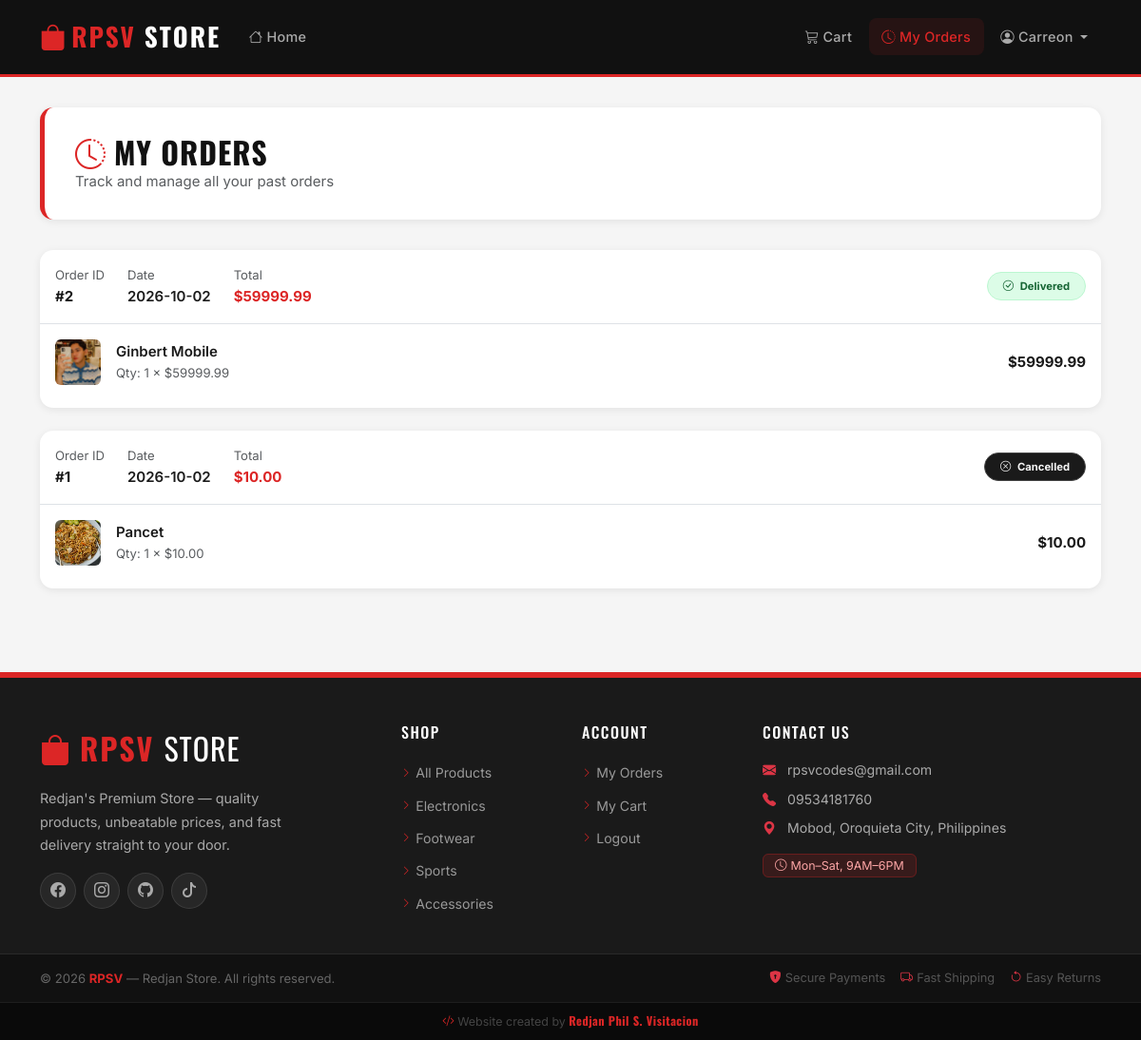
Page /orders (signed in) on the committed database.
### tables this page shows
CREATE TABLE users (
        id INTEGER PRIMARY KEY AUTOINCREMENT,
        username TEXT UNIQUE NOT NULL,
        email TEXT UNIQUE NOT NULL,
        password_hash TEXT NOT NULL,
        role TEXT NOT NULL DEFAULT 'buyer',
        created_at TIMESTAMP DEFAULT CURRENT_TIMESTAMP
    );

CREATE TABLE orders (
        id INTEGER PRIMARY KEY AUTOINCREMENT,
        user_id INTEGER NOT NULL,
        total_amount REAL NOT NULL,
        status TEXT NOT NULL DEFAULT 'Pending',
        created_at TIMESTAMP DEFAULT CURRENT_TIMESTAMP,
        FOREIGN KEY (user_id) REFERENCES users(id)
    );

CREATE TABLE order_items (
        id INTEGER PRIMARY KEY AUTOINCREMENT,
        order_id INTEGER NOT NULL,
        product_id INTEGER NOT NULL,
        quantity INTEGER NOT NULL,
        price_at_purchase REAL NOT NULL,
        FOREIGN KEY (order_id) REFERENCES orders(id),
        FOREIGN KEY (product_id) REFERENCES products(id)
    );

CREATE TABLE products (
        id INTEGER PRIMARY KEY AUTOINCREMENT,
        name TEXT NOT NULL,
        description TEXT,
        price REAL NOT NULL,
        stock INTEGER NOT NULL DEFAULT 0,
        image_url TEXT,
        category TEXT
    );

### app.py (the view)
@app.route('/orders')
@login_required
@buyer_required
def my_orders():
    db = get_db()
    orders = db.execute(
        "SELECT * FROM orders WHERE user_id=? ORDER BY created_at DESC",
        (current_user.id,)
    ).fetchall()
    order_items_map = {}
    for order in orders:
        items = db.execute('''
            SELECT oi.*, p.name, p.image_url
            FROM order_items oi
            JOIN products p ON oi.product_id = p.id
            WHERE oi.order_id = ?
        ''', (order['id'],)).fetchall()
        order_items_map[order['id']] = items
    return render_template('buyer/orders.html', orders=orders, order_items_map=order_items_map)

### app.py (called while the page is built)
@login_manager.user_loader
def load_user(user_id):
    db = get_db()
    row = db.execute("SELECT * FROM users WHERE id=?", (user_id,)).fetchone()
    if row:
        return User(row['id'], row['username'], row['email'], row['role'])
    return None

def buyer_required(f):
    @wraps(f)
    def decorated(*args, **kwargs):
        if not current_user.is_authenticated:
            flash('Please log in to continue.', 'warning')
            return redirect(url_for('login', next=request.url))
        if current_user.role != 'buyer':
            flash('This action requires a buyer account.', 'warning')
            return redirect(url_for('index'))
        return f(*args, **kwargs)
    return decorated

@app.context_processor
def inject_cart_count():
    count = 0
    if current_user.is_authenticated and current_user.role == 'buyer':
        db = get_db()
        row = db.execute(
            "SELECT COALESCE(SUM(quantity),0) FROM cart WHERE user_id=?",
            (current_user.id,)
        ).fetchone()
        count = row[0] if row else 0
    return dict(cart_count=count)

### database.py (called while the page is built)
def get_db():
    if 'db' not in g:
        g.db = sqlite3.connect(DATABASE)
        g.db.row_factory = sqlite3.Row
        g.db.execute("PRAGMA foreign_keys = ON")
        g.db.execute("PRAGMA journal_mode = WAL")   # allows concurrent reads + writes
    return g.db

### templates/buyer/orders.html (shortened to what this page needs)
{% extends "base.html" %}
{% block content %}
<div class="page-header">
  <h2><i class="bi bi-clock-history me-2 text-primary"></i>My Orders</h2>
  <p class="text-muted mb-0">Track and manage all your past orders</p>
</div>
{% if orders %}
  {% for order in orders %}
  <div class="table-card mb-4">
    <div class="d-flex align-items-center justify-content-between p-3 border-bottom flex-wrap gap-2">
      <div class="d-flex gap-4 flex-wrap">
        <div>
          <div class="text-muted small">Order ID</div>
          <div class="fw-bold">#{{ order['id'] }}</div>
        </div>
        <div>
          <div class="text-muted small">Date</div>
          <div class="fw-semibold">{{ order['created_at'][:10] }}</div>
        </div>
        <div>
          <div class="text-muted small">Total</div>
          <div class="fw-bold" style="color:var(--primary)">
            ${{ "%.2f"|format(order['total_amount']) }}
          </div>
        </div>
      </div>
      <span class="badge rounded-pill badge-{{ order['status']|lower }} px-3 py-2">
        {% if order['status'] == 'Pending' %}<i class="bi bi-clock me-1"></i>
        {% elif order['status'] == 'Shipped' %}<i class="bi bi-truck me-1"></i>
        {% elif order['status'] == 'Delivered' %}<i class="bi bi-check-circle me-1"></i>
        {% else %}<i class="bi bi-x-circle me-1"></i>{% endif %}
        {{ order['status'] }}
      </span>
    </div>
    <div class="p-3">
      {% for item in order_items_map[order['id']] %}
      <div class="d-flex align-items-center gap-3 mb-2
                  {% if not loop.last %}pb-2 border-bottom{% endif %}">
        <img src="{{ item['image_url'] or 'https://placehold.co/50x50' }}"
             class="rounded-2 product-img" style="width:48px;height:48px;object-fit:cover"
             alt="{{ item['name'] }}">
        <div class="flex-grow-1">
          <div class="fw-semibold">{{ item['name'] }}</div>
          <div class="text-muted small">
            Qty: {{ item['quantity'] }} &times; ${{ "%.2f"|format(item['price_at_purchase']) }}
          </div>
        </div>
        <div class="fw-bold">
          ${{ "%.2f"|format(item['price_at_purchase'] * item['quantity']) }}
        </div>
      </div>
      {% endfor %}
    </div>
  </div>
  {% endfor %}
{% endif %}
{% endblock %}

### templates/base.html (shortened to what this page needs)
<!DOCTYPE html>
<html lang="en">
<head>
  <link rel="stylesheet" href="https://cdn.jsdelivr.net/npm/bootstrap@5.3.2/dist/css/bootstrap.min.css" />
  <link rel="stylesheet" href="https://cdn.jsdelivr.net/npm/bootstrap-icons@1.11.3/font/bootstrap-icons.min.css" />
  <link rel="stylesheet" href="{{ url_for('static', filename='css/custom.css') }}" />
</head>
<body>
<nav class="navbar navbar-expand-lg navbar-dark">
  <div class="container">
    <a class="navbar-brand" href="{{ url_for('index') }}">
      <i class="bi bi-bag-fill me-1"></i>RPSV<span> Store</span>
    </a>
    <div class="collapse navbar-collapse" id="navbarNav">
      <ul class="navbar-nav me-auto">
        <li class="nav-item">
          <a class="nav-link {% if request.endpoint == 'index' %}active{% endif %}" href="{{ url_for('index') }}">
            <i class="bi bi-house me-1"></i>Home
          </a>
        </li>
      </ul>
      <ul class="navbar-nav ms-auto align-items-center gap-1">
        {% if current_user.is_authenticated %}
          {% if current_user.role == 'buyer' %}
          <li class="nav-item">
            <a class="nav-link {% if request.endpoint == 'cart' %}active{% endif %}" href="{{ url_for('cart') }}">
              <i class="bi bi-cart3 me-1"></i>Cart
            </a>
          </li>
          <li class="nav-item">
            <a class="nav-link {% if request.endpoint == 'my_orders' %}active{% endif %}" href="{{ url_for('my_orders') }}">
              <i class="bi bi-clock-history me-1"></i>My Orders
            </a>
          </li>
          {% endif %}
          <li class="nav-item dropdown">
            <a class="nav-link dropdown-toggle" href="#" data-bs-toggle="dropdown">
              <i class="bi bi-person-circle me-1"></i>{{ current_user.username }}
            </a>
          </li>
        {% endif %}
      </ul>
    </div>
  </div>
</nav>
<main class="container py-3">
  {% block content %}{% endblock %}
</main>
<footer class="mt-5">
  <div style="background:#1a1a1a; border-top: 3px solid var(--primary); padding: 3rem 0 2rem;">
    <div class="container">
      <div class="row g-4">
        <div class="col-lg-4 col-md-6">
          <div class="mb-3">
            <span style="font-family:'Oswald',sans-serif; font-size:2rem; font-weight:700; color:var(--primary); letter-spacing:2px;">
              <i class="bi bi-bag-fill me-2"></i>RPSV
            </span>
            <span style="font-family:'Oswald',sans-serif; font-size:2rem; font-weight:400; color:#fff; letter-spacing:1px;">
              STORE
            </span>
          </div>
          <p style="color:#aaa; font-size:.9rem; line-height:1.7; max-width:280px;">
            Redjan's Premium Store — quality products, unbeatable prices, and fast delivery straight to your door.
          </p>
          <div class="d-flex gap-2 mt-3">
            <a href="https://www.facebook.com/redjan.phil.s.visitacion" target="_blank" class="footer-social"><i class="bi bi-facebook"></i></a>
            <a href="https://www.instagram.com/redjanphilsvisitacion" target="_blank" class="footer-social"><i class="bi bi-instagram"></i></a>
            <a href="https://github.com/RedjanVisitacion" target="_blank" class="footer-social"><i class="bi bi-github"></i></a>
            <a href="https://www.tiktok.com/@rpsv_codes" target="_blank" class="footer-social"><i class="bi bi-tiktok"></i></a>
          </div>
        </div>
        <div class="col-lg-2 col-md-6 col-6">
          <h6 style="font-family:'Oswald',sans-serif; color:#fff; font-size:1rem; letter-spacing:1.5px; text-transform:uppercase; margin-bottom:1.2rem;">
            Shop
          </h6>
          <ul class="list-unstyled footer-links">
            <li><a href="{{ url_for('index') }}"><i class="bi bi-chevron-right"></i>All Products</a></li>
            <li><a href="{{ url_for('index', category='Electronics') }}"><i class="bi bi-chevron-right"></i>Electronics</a></li>
            <li><a href="{{ url_for('index', category='Footwear') }}"><i class="bi bi-chevron-right"></i>Footwear</a></li>
            <li><a href="{{ url_for('index', category='Sports') }}"><i class="bi bi-chevron-right"></i>Sports</a></li>
            <li><a href="{{ url_for('index', category='Accessories') }}"><i class="bi bi-chevron-right"></i>Accessories</a></li>
          </ul>
        </div>
        <div class="col-lg-2 col-md-6 col-6">
          <h6 style="font-family:'Oswald',sans-serif; color:#fff; font-size:1rem; letter-spacing:1.5px; text-transform:uppercase; margin-bottom:1.2rem;">
            Account
          </h6>
          <ul class="list-unstyled footer-links">
            {% if current_user.is_authenticated %}
            <li><a href="{{ url_for('my_orders') }}"><i class="bi bi-chevron-right"></i>My Orders</a></li>
            <li><a href="{{ url_for('cart') }}"><i class="bi bi-chevron-right"></i>My Cart</a></li>
            <li><a href="{{ url_for('logout') }}"><i class="bi bi-chevron-right"></i>Logout</a></li>
            {% else %}
            <li><a href="{{ url_for('login') }}"><i class="bi bi-chevron-right"></i>Login</a></li>
            <li><a href="{{ url_for('register') }}"><i class="bi bi-chevron-right"></i>Register</a></li>
            {% endif %}
          </ul>
        </div>
        <div class="col-lg-4 col-md-6">
          <h6 style="font-family:'Oswald',sans-serif; color:#fff; font-size:1rem; letter-spacing:1.5px; text-transform:uppercase; margin-bottom:1.2rem;">
            Contact Us
          </h6>
          <ul class="list-unstyled" style="color:#aaa; font-size:.88rem;">
            <li class="mb-2">
              <i class="bi bi-envelope-fill text-danger me-2"></i>
              rpsvcodes@gmail.com
            </li>
            <li class="mb-2">
              <i class="bi bi-telephone-fill text-danger me-2"></i>
              09534181760
            </li>
            <li class="mb-2">
              <i class="bi bi-geo-alt-fill text-danger me-2"></i>
              Mobod, Oroquieta City, Philippines
            </li>
            <li class="mt-3">
              <span style="background:rgba(220,38,38,.15); border:1px solid rgba(220,38,38,.3); color:#fca5a5; border-radius:6px; padding:4px 12px; font-size:.78rem;">
                <i class="bi bi-clock me-1"></i>Mon–Sat, 9AM–6PM
              </span>
            </li>
          </ul>
        </div>
      </div>
    </div>
  </div>
  <div style="background:#111; border-top:1px solid #2a2a2a; padding:.9rem 0;">
    <div class="container d-flex flex-wrap justify-content-between align-items-center gap-2">
      <p class="mb-0" style="color:#666; font-size:.82rem;">
        &copy; 2026 <strong style="color:#dc2626;">RPSV</strong> — Redjan Store. All rights reserved.
      </p>
      <div class="d-flex gap-3" style="font-size:.8rem; color:#555;">
        <span><i class="bi bi-shield-lock-fill text-danger me-1"></i>Secure Payments</span>
        <span><i class="bi bi-truck text-danger me-1"></i>Fast Shipping</span>
        <span><i class="bi bi-arrow-counterclockwise text-danger me-1"></i>Easy Returns</span>
      </div>
    </div>
  </div>
  <div style="background:#0a0a0a; padding:.55rem 0; border-top:1px solid #1e1e1e;">
    <div class="container text-center">
      <p class="mb-0" style="font-size:.78rem; color:#444;">
        <i class="bi bi-code-slash" style="color:#dc2626;"></i>
        Website created by
        <strong style="color:#dc2626; font-family:'Oswald',sans-serif; letter-spacing:.5px;">
          Redjan Phil S. Visitacion
        </strong>
      </p>
    </div>
  </div>
</footer>
</body>
</html>

### static/css/custom.css (style rules this page uses)
:root { --primary: #dc2626; --primary-dark: #b91c1c; --primary-light: #fef2f2; --black: #111111; --black-soft: #1e1e1e; --grey: #f5f5f5; --grey-mid: #e5e5e5; --white: #ffffff; --text-main: #1a1a1a; --text-muted: #6b7280; --shadow-sm: 0 2px 8px rgba(0,0,0,.08); --shadow-md: 0 4px 20px rgba(0,0,0,.12); --shadow-lg: 0 12px 40px rgba(0,0,0,.18); --radius: 14px; --radius-sm: 8px; --transition: all 0.25s cubic-bezier(.4,0,.2,1); }
*, *::before, *::after { box-sizing: border-box; }
html { scroll-behavior: smooth; }
body { background: var(--grey); font-family: 'Inter', system-ui, sans-serif; color: var(--text-main); font-size: 15px; line-height: 1.6; }
h1, h2, h3, h4, h5, h6, .navbar-brand, .stat-value, .hero-section h1, .page-header h2 { font-family: 'Oswald', sans-serif; letter-spacing: 0.5px; }
a { text-decoration: none; transition: var(--transition); }
img { max-width: 100%; }
.navbar { background: var(--black) !important; border-bottom: 3px solid var(--primary); padding: 0.75rem 0; position: sticky; top: 0; z-index: 1030; transition: var(--transition); }
.navbar-brand { font-family: 'Oswald', sans-serif; font-weight: 700; font-size: 1.7rem; color: var(--primary) !important; letter-spacing: 2px; text-transform: uppercase; transition: var(--transition); }
.navbar-brand span { color: var(--white); }
.nav-link { color: #aaa !important; font-weight: 500; font-size: .9rem; padding: .5rem .85rem !important; border-radius: var(--radius-sm); transition: var(--transition); letter-spacing: 0.3px; }
.nav-link.active { color: var(--primary) !important; background: rgba(220,38,38,.1); }
.page-header { background: var(--white); border-radius: var(--radius); padding: 1.75rem 2rem; margin-bottom: 2rem; box-shadow: var(--shadow-sm); border-left: 5px solid var(--primary); transition: var(--transition); }
.page-header h2 { font-weight: 700; color: var(--black); margin: 0; text-transform: uppercase; letter-spacing: 1px; }
.table-card { background: var(--white); border-radius: var(--radius); overflow: hidden; box-shadow: var(--shadow-sm); }
.badge-delivered { background: #dcfce7; color: #166534; border: 1px solid #bbf7d0; }
.badge-cancelled { background: #1a1a1a; color: #f5f5f5; border: 1px solid #444; }
footer { background: var(--black) !important; border-top: 3px solid var(--primary); color: #888; }
.footer-links { list-style: none; padding: 0; margin: 0; }
.footer-links li { margin-bottom: .55rem; }
.footer-links a { color: #999; font-size: .88rem; text-decoration: none; transition: var(--transition); display: inline-flex; align-items: center; gap: .3rem; }
.footer-links a i { font-size: .65rem; color: var(--primary); transition: var(--transition); }
.footer-social { width: 38px; height: 38px; border-radius: 50%; background: rgba(255,255,255,.06); border: 1px solid rgba(255,255,255,.1); color: #aaa; display: flex; align-items: center; justify-content: center; font-size: 1rem; text-decoration: none; transition: var(--transition); }
main { animation: pageFadeIn .35s ease; }
.text-primary { color: var(--primary) !important; }

### rows in the picture
users: username "Carreon"
orders: id "2", created_at "2026-10-02", total_amount "59999.99", status "Delivered"
order_items: image_url (picture), name "Ginbert Mobile", quantity "1", price_at_purchase "59999.99", item['price_at_purchase']*item['quantity'] "59999.99"
orders: id "1", created_at "2026-10-02", total_amount "10.00", status "Cancelled"
order_items: image_url (picture), name "Pancet", quantity "1", price_at_purchase "10.00", item['price_at_purchase']*item['quantity'] "10.00"
